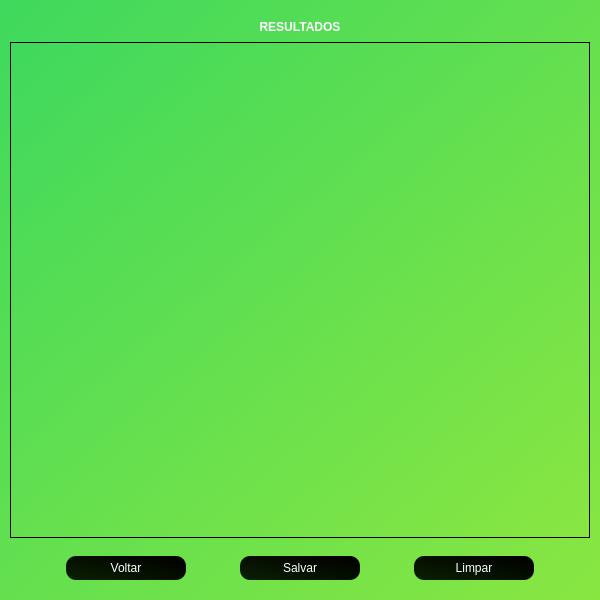
<?xml version="1.0" encoding="UTF-8"?>
<ui version="4.0">
 <class>formResult</class>
 <widget class="QWidget" name="formResult">
  <property name="geometry">
   <rect>
    <x>0</x>
    <y>0</y>
    <width>600</width>
    <height>600</height>
   </rect>
  </property>
  <property name="windowTitle">
   <string>Form</string>
  </property>
  <property name="styleSheet">
   <string notr="true">background-color: qlineargradient(spread:pad, x1:0, y1:0, x2:1, y2:1, stop:0 rgba(63, 217, 93, 255), stop:1 rgba(137, 230, 65, 255));</string>
  </property>
  <layout class="QVBoxLayout" name="verticalLayout">
   <property name="spacing">
    <number>8</number>
   </property>
   <property name="leftMargin">
    <number>10</number>
   </property>
   <property name="topMargin">
    <number>20</number>
   </property>
   <property name="rightMargin">
    <number>10</number>
   </property>
   <property name="bottomMargin">
    <number>10</number>
   </property>
   <item>
    <widget class="QLabel" name="listTitle">
     <property name="styleSheet">
      <string notr="true">font: 18pt &quot;Courier&quot;;
font-weight: bold;
color: rgb(255, 255, 255);
background-color: rgba(255, 255, 255, 0);
</string>
     </property>
     <property name="text">
      <string>RESULTADOS</string>
     </property>
     <property name="alignment">
      <set>Qt::AlignCenter</set>
     </property>
    </widget>
   </item>
   <item>
    <widget class="QTextEdit" name="textResults">
     <property name="styleSheet">
      <string notr="true">font: 10pt &quot;Arial&quot;;
padding: 10px;
border-radius: 4px;
background-color: rgb(255, 255, 255);
color: rgb(0, 0, 0);

QScrollBar::vertical{
	
	background-color: rgb(0, 85, 0);
	width: 15px;
}</string>
     </property>
     <property name="lineWidth">
      <number>1</number>
     </property>
     <property name="midLineWidth">
      <number>0</number>
     </property>
     <property name="horizontalScrollBarPolicy">
      <enum>Qt::ScrollBarAlwaysOff</enum>
     </property>
     <property name="documentTitle">
      <string notr="true"/>
     </property>
     <property name="lineWrapMode">
      <enum>QTextEdit::WidgetWidth</enum>
     </property>
     <property name="lineWrapColumnOrWidth">
      <number>0</number>
     </property>
     <property name="cursorWidth">
      <number>2</number>
     </property>
    </widget>
   </item>
   <item>
    <layout class="QHBoxLayout" name="horizontalLayout">
     <property name="leftMargin">
      <number>10</number>
     </property>
     <property name="topMargin">
      <number>10</number>
     </property>
     <property name="rightMargin">
      <number>10</number>
     </property>
     <property name="bottomMargin">
      <number>10</number>
     </property>
     <item>
      <widget class="QPushButton" name="backListButton">
       <property name="sizePolicy">
        <sizepolicy hsizetype="Maximum" vsizetype="Fixed">
         <horstretch>0</horstretch>
         <verstretch>0</verstretch>
        </sizepolicy>
       </property>
       <property name="maximumSize">
        <size>
         <width>120</width>
         <height>16777215</height>
        </size>
       </property>
       <property name="styleSheet">
        <string notr="true">background-color: qlineargradient(spread:pad, x1:1, y1:0.074, x2:0, y2:0.966227, stop:0 rgba(0, 0, 0, 255), stop:0.9375 rgba(10, 29, 2, 255));
border-radius: 10px;
padding: 5px;
color: rgb(255, 255, 255);
font: 10pt &quot;Courier&quot;;</string>
       </property>
       <property name="text">
        <string>Voltar</string>
       </property>
      </widget>
     </item>
     <item>
      <widget class="QPushButton" name="saveListButton">
       <property name="maximumSize">
        <size>
         <width>120</width>
         <height>16777215</height>
        </size>
       </property>
       <property name="styleSheet">
        <string notr="true">background-color: qlineargradient(spread:pad, x1:1, y1:0.074, x2:0, y2:0.966227, stop:0 rgba(0, 0, 0, 255), stop:0.9375 rgba(10, 29, 2, 255));
border-radius: 10px;
padding: 5px;
color: rgb(255, 255, 255);
font: 10pt &quot;Courier&quot;;</string>
       </property>
       <property name="text">
        <string>Salvar</string>
       </property>
      </widget>
     </item>
     <item>
      <widget class="QPushButton" name="clearListButton">
       <property name="minimumSize">
        <size>
         <width>100</width>
         <height>0</height>
        </size>
       </property>
       <property name="maximumSize">
        <size>
         <width>120</width>
         <height>16777215</height>
        </size>
       </property>
       <property name="styleSheet">
        <string notr="true">background-color: qlineargradient(spread:pad, x1:1, y1:0.074, x2:0, y2:0.966227, stop:0 rgba(0, 0, 0, 255), stop:0.9375 rgba(10, 29, 2, 255));
border-radius: 10px;
padding: 5px;
color: rgb(255, 255, 255);
font: 10pt &quot;Courier&quot;;</string>
       </property>
       <property name="text">
        <string>Limpar</string>
       </property>
      </widget>
     </item>
    </layout>
   </item>
  </layout>
 </widget>
 <resources/>
 <connections>
  <connection>
   <sender>backListButton</sender>
   <signal>clicked()</signal>
   <receiver>formResult</receiver>
   <slot>hide()</slot>
   <hints>
    <hint type="sourcelabel">
     <x>110</x>
     <y>557</y>
    </hint>
    <hint type="destinationlabel">
     <x>24</x>
     <y>9</y>
    </hint>
   </hints>
  </connection>
 </connections>
</ui>
